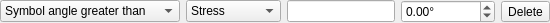
<?xml version="1.0" encoding="UTF-8"?>
<ui version="4.0">
 <class>RedactionWidget</class>
 <widget class="QWidget" name="RedactionWidget">
  <property name="geometry">
   <rect>
    <x>0</x>
    <y>0</y>
    <width>550</width>
    <height>23</height>
   </rect>
  </property>
  <layout class="QHBoxLayout" name="horizontalLayout">
   <property name="leftMargin">
    <number>0</number>
   </property>
   <property name="topMargin">
    <number>0</number>
   </property>
   <property name="rightMargin">
    <number>0</number>
   </property>
   <property name="bottomMargin">
    <number>0</number>
   </property>
   <item>
    <widget class="QComboBox" name="typeCombo">
     <property name="sizePolicy">
      <sizepolicy hsizetype="Preferred" vsizetype="Fixed">
       <horstretch>0</horstretch>
       <verstretch>0</verstretch>
      </sizepolicy>
     </property>
     <item>
      <property name="text">
       <string>Symbol angle greater than</string>
      </property>
     </item>
     <item>
      <property name="text">
       <string>Symbol angle less than</string>
      </property>
     </item>
     <item>
      <property name="text">
       <string>Label angle greater than</string>
      </property>
     </item>
     <item>
      <property name="text">
       <string>Label angle less than</string>
      </property>
     </item>
     <item>
      <property name="text">
       <string>Label have atributes</string>
      </property>
     </item>
     <item>
      <property name="text">
       <string>Label do not have atributes</string>
      </property>
     </item>
     <item>
      <property name="text">
       <string>Object have symbol</string>
      </property>
     </item>
     <item>
      <property name="text">
       <string>Object do not have symbol</string>
      </property>
     </item>
     <item>
      <property name="text">
       <string>Object have linestyle</string>
      </property>
     </item>
     <item>
      <property name="text">
       <string>Object do not have linestyle</string>
      </property>
     </item>
     <item>
      <property name="text">
       <string>Object have label</string>
      </property>
     </item>
     <item>
      <property name="text">
       <string>Object do not have label</string>
      </property>
     </item>
    </widget>
   </item>
   <item>
    <widget class="QComboBox" name="formatCombo">
     <property name="sizePolicy">
      <sizepolicy hsizetype="Preferred" vsizetype="Fixed">
       <horstretch>0</horstretch>
       <verstretch>0</verstretch>
      </sizepolicy>
     </property>
     <item>
      <property name="text">
       <string>Stress</string>
      </property>
     </item>
     <item>
      <property name="text">
       <string>Overline</string>
      </property>
     </item>
     <item>
      <property name="text">
       <string>Reference</string>
      </property>
     </item>
    </widget>
   </item>
   <item>
    <widget class="QLineEdit" name="symbolEdit">
     <property name="sizePolicy">
      <sizepolicy hsizetype="Preferred" vsizetype="Fixed">
       <horstretch>0</horstretch>
       <verstretch>0</verstretch>
      </sizepolicy>
     </property>
    </widget>
   </item>
   <item>
    <widget class="QDoubleSpinBox" name="valueSpin">
     <property name="sizePolicy">
      <sizepolicy hsizetype="Preferred" vsizetype="Fixed">
       <horstretch>0</horstretch>
       <verstretch>0</verstretch>
      </sizepolicy>
     </property>
     <property name="suffix">
      <string>°</string>
     </property>
     <property name="minimum">
      <double>-360.000000000000000</double>
     </property>
     <property name="maximum">
      <double>360.000000000000000</double>
     </property>
    </widget>
   </item>
   <item>
    <widget class="QToolButton" name="removeButton">
     <property name="text">
      <string>Delete</string>
     </property>
     <property name="icon">
      <iconset theme="list-remove">
       <normaloff>.</normaloff>.</iconset>
     </property>
    </widget>
   </item>
  </layout>
 </widget>
 <resources/>
 <connections>
  <connection>
   <sender>typeCombo</sender>
   <signal>currentIndexChanged(int)</signal>
   <receiver>RedactionWidget</receiver>
   <slot>typeChanged(int)</slot>
   <hints>
    <hint type="sourcelabel">
     <x>97</x>
     <y>21</y>
    </hint>
    <hint type="destinationlabel">
     <x>106</x>
     <y>201</y>
    </hint>
   </hints>
  </connection>
  <connection>
   <sender>removeButton</sender>
   <signal>clicked()</signal>
   <receiver>RedactionWidget</receiver>
   <slot>deleteLater()</slot>
   <hints>
    <hint type="sourcelabel">
     <x>530</x>
     <y>21</y>
    </hint>
    <hint type="destinationlabel">
     <x>541</x>
     <y>184</y>
    </hint>
   </hints>
  </connection>
 </connections>
 <slots>
  <slot>typeChanged(int)</slot>
 </slots>
</ui>
